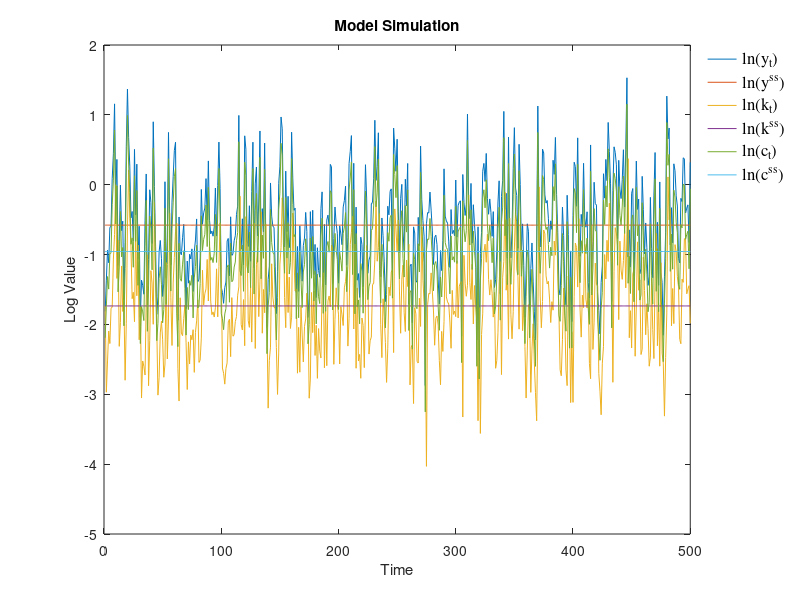
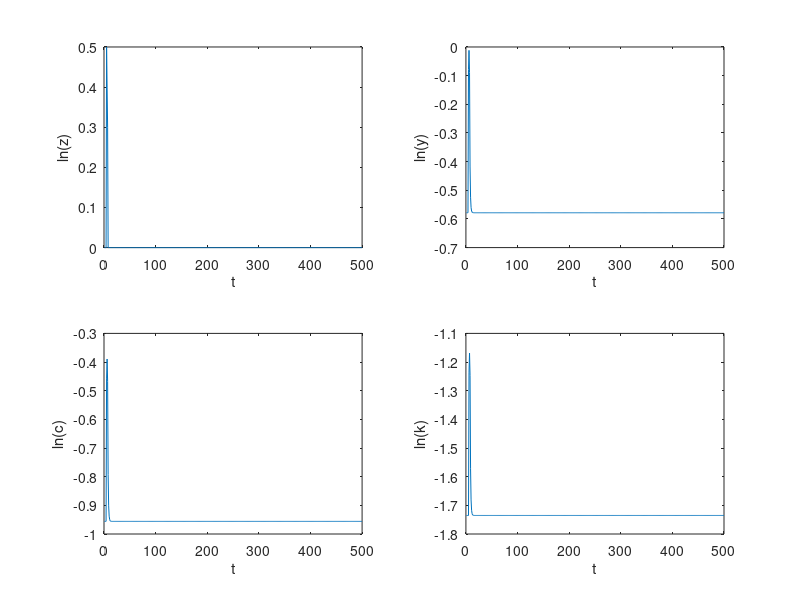

These charts were generated, in order, by the following MATLAB code:
% Matlab code for HW4 Sample code
% 3/25/17 Philip Luck

clear; %clear memory

%initialize k and set parameters
    T=500;      %simulation horizon
    alpha=1/3   %capital's share
    beta=1/1.06 %discount factor
    sigma=0.7   %standard deviation of i.i.d. shock

%compute the deterministic steady state
    kk=(alpha*beta)^(1/(1-alpha));
    yy=kk^alpha;
    cc=(1-alpha*beta)*yy;
    
%initialize all endogenous variables as vectors
%of length T at their steady state values
    k=kk*ones(T,1);
    y=yy*ones(T,1);
    c=cc*ones(T,1);
    z=zeros(T,1);

    
%simulate stochastic economy for T periods
    zs=exp(sigma*randn(T+500,1));   %draw a random sample of size T
    z=zs(101:T+500);                 %drop burn-in period
    for t=1:T
        y(t)=z(t)*k(t)^alpha;       %output at time t
        c(t)=(1-alpha*beta)*y(t);   %consumption at time t
        k(t+1)=y(t)-c(t);           %investment at time t
    end

%auxiliary variables to plot
%steady state
    yyp=ones(T,1)*yy;
    kkp=ones(T,1)*kk;
    ccp=ones(T,1)*cc;

%plot grpahs of the log of all variables
    plot(log([y(1:T),yyp(1:T),k(1:T),kkp(1:T),c(1:T),ccp(1:T)]))
    
    %"beautify" graph a little
    title('Model Simulation');
    xlabel('Time');
    ylabel('Log Value');
    
    l=legend('ln(y_t)','ln(y^{ss})','ln(k_t)','ln(k^{ss})','ln(c_t)','ln(c^{ss})','Location','BestOutside');
    set(l,'Box','off');
    set(l,'FontName','Times')
    set(l,'Fontsize',12)
    set(l,'Interpreter','tex');
    
    pic_file=strcat(['hw4_yci.eps']);
    disp([strcat(['plotting to ' pic_file '...'])]);
    print('-depsc', pic_file);
    
%collect data in matrices
    vars=log([y(1:T),k(1:T),c(1:T),z(1:T)]); %collect all data in a matrix
    ss=[yy,kk,cc,1];                         %collect steady state values

%report some statistics
    lss=log(ss)             %display the log of the steady state
    mvars=mean(vars)        %display the means of the artifial data
    sdvars=sqrt(var(vars))  %display the standard deviation of the artificial data

    
%compute impulse response
    T=500;    

    %initialize with steady state
    k=kk*ones(T,1);
    y=yy*ones(T,1);
    c=cc*ones(T,1);
    z=ones(T,1);

    %define shock
    z(5)=exp(.5);
    z(6)=exp(.4);
    z(7)=exp(.3);

    %simulate stochastic economy for T periods
    for t=1:T
            y(t)=z(t)*k(t)^alpha;       %output at time t
            c(t)=(1-alpha*beta)*y(t);   %consumption at time t
            k(t+1)=y(t)-c(t);           %investment at time t
    end   

%plot grpahs of the log of all variables
%plot impulse response
    subplot(2,2,1), plot(log(z))
    xlabel('t')
    ylabel('ln(z)')

    subplot(2,2,2),plot(log(y))
    xlabel('t')
    ylabel('ln(y)')

    subplot(2,2,3), plot(log(c))
    xlabel('t')
    ylabel('ln(c)')

    subplot(2,2,4), plot(log(k(1:T)))
    xlabel('t')
    ylabel('ln(k)')

    pic_file=strcat(['hw4_irf.eps']);
    disp([strcat(['plotting to ' pic_file '...'])]);
    print('-depsc', pic_file);
 